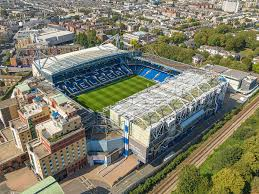
#> input picture pertemuan 5/image.jpeg, 259 x 194 px
$ python EdgeDetection.py
#> lines starting #> are read from the running program, lines starting #| are printed output that depends on the picture
import cv2

image = cv2.imread('image.jpeg', 0)
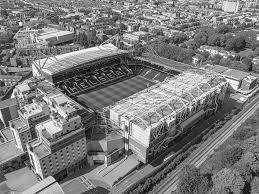
#> image: shape (194, 259); min 0, max 255, mean 124

edges = cv2.Canny(image, 100, 200)
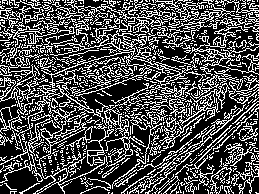
#> edges: shape (194, 259); 31% white in thin lines or dots

cv2.imshow('Canny Edge Detection', edges)
cv2.waitKey()
cv2.destroyAllWindows()
